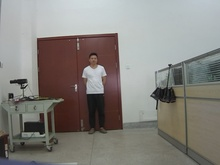
%> input picture Pictures/007.jpg, 220 x 165 px, shrunk from 640 x 480 before the run
$ octave WaveletFusion0812.m   (GNU Octave 9; MATLAB toolbox functions it lacks are replaced by stand-ins)
%> lines starting %> are read from the running program, lines starting %| are printed output that depends on the picture
%小波图像融合Demo
%版本1.00
%总体来说本算法就是将小波变换后的多层中每层的对应系数绝对值取大， 然后再将两张图像的对应原矩阵元素取均值，最后再利用小波重构，最终实现两张图像的融合。
clear all;
close all;
%用基于系数绝对值最大准则
%小波名 bior2.4双正交小波
wavelet='bior2.4';
%分解层数为两层
level = 2;
%将两张图像转为数据矩阵
im1=imread('C:\study\ImageFusion\Pictures\007.jpg');
%> im1 is the input picture: size 165x220x3 uint8; mean R, G, B 132.6, 129.8, 125
im2=imread('C:\study\ImageFusion\Pictures\007TI.jpg');
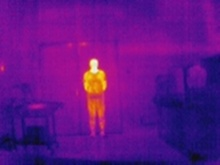
%> input picture Pictures/007TI.jpg, 220 x 165 px, shrunk from 640 x 480 before the run
%> im2 is the input picture: size 165x220x3 uint8; mean R, G, B 100.2, 18.4, 135.4
%分别取三维矩阵的第一维
a=im1(:,:,1);
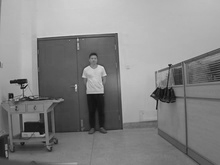
%> a: size 165x220 uint8; min 10, max 227, mean 132.6
b=im2(:,:,1);
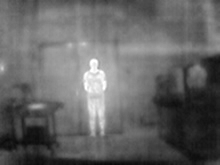
%> b: size 165x220 uint8; min 8, max 255, mean 100.2

[Ca,Sa] = wavedec2(a,level,wavelet);
%> Sa = [48 61; 48 61; 87 114; 165 220]
[Cb,Sb] = wavedec2(b,level,wavelet);
%> Sb = [48 61; 48 61; 87 114; 165 220]
%取第2层高频的分解系数大小


x=Sa(2,:);
%> x = [48 61]
y=Sa(1,:);
%> y = [48 61]
z=Sa(3,:);
%> z = [87 114]
Ra = zeros(size(Ca));

%将高频取均方差取大
for n=1:2
     %将第n层水平,垂直，对角高频的两张图均方差取大
for m=1:3
    if n==1
        ylow=y(1)*y(2)+(m-1)*x(1)*x(2);
        Ta = zeros(x(1),x(2));
        Tb = zeros(x(1),x(2));
        cl=Ta;
    elseif n==2
        ylow=y(1)*y(2)+3*x(1)*x(2)+(m-1)*z(1)*z(2);
        Ta = zeros(z(1),z(2));
        Tb = zeros(z(1),z(2));
        cl=Ta;
    end

%将第二层水平高频还原为矩阵分别为Ta，Tb
    [Taline,Tarow]=size(Ta);
for i=1:Taline
    for j=1:Tarow
        Ta(i,j)=Ca((i-1)*Tarow+j+ylow);
        Tb(i,j)=Cb((i-1)*Tarow+j+ylow);
    end
end


%分别对两个矩阵的掩摸进行比较

for i=1:(Taline)
    for j=1:(Tarow)
 Tta=0;
Ttb=0;
Tta2=0;
Ttb2=0;
       %对每一个小矩阵元素求和
       if i>=2 && i<=(Taline-1) && j>=2 && j<=(Tarow-1)
        for k=1:3
            for p=1:3
                Tta=Tta+Ta(i+k-2,j+p-2);
                Ttb=Ttb+Tb(i+k-2,j+p-2);
            end
        end
        %求均方差
        for k=1:3
            for p=1:3
                Tta2=Tta2+[Ta(i+k-2,j+p-2)-(Tta/9)].^2;
                Ttb2=Ttb2+[Tb(i+k-2,j+p-2)-(Ttb/9)].^2;
            end
        end
        %进行比较，并将最后结果赋予一个新矩阵Ra
        if Tta2>=Ttb2
            cl(i,j)=Ta(i,j);
%         else
%             cl(i,j)=Tb(i,j);
        end
       else
           cl(i,j)=Ta(i,j);
       end
    end
end
%将处理后的矩阵转变成行向量
for i=1:Taline
    for j=1:Tarow
        Ra((i-1)*Tarow+j+ylow)=cl(i,j);
    end
end

end
end
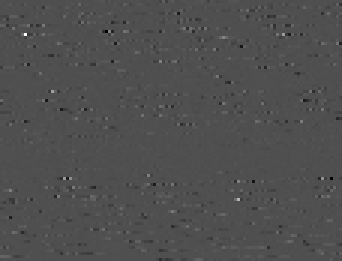
%> Ta: size 87x114 double (shown 3 times larger); min -23.88, max 52.5, mean 0; drawn with min black and max white
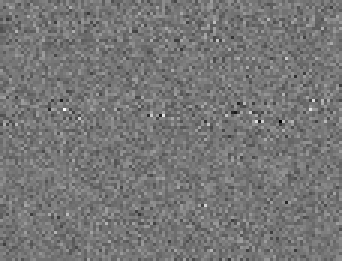
%> Tb: size 87x114 double (shown 3 times larger); min -3.37, max 3.88, mean -7.56e-05; drawn with min black and max white
%> after the loop, ylow = 31548


%取一个与分解系数矩阵Ca中的行向量长度同的0矩阵

%对于第2层低频取两张图像对应两个元素的平均值，作为生成矩阵的元素。
for p=1:y(1)*y(2)
Ra(p)=(Ca(p)+Cb(p))/2;
end


%二维离散小波的多层重构， 在此为5层重构。
result = waverec2(Ra,Sa,wavelet);
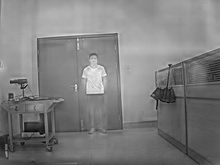
%> result: size 165x220 double; min -12.34, max 246, mean 116.4; drawn with min black and max white
%将融合后图像取整后变成unit8单位制
res= uint8(round(result));
%显示，并以“小波系数取均方差大”为标题
figure;
imshow(res);
title('小波系数取均方差大');
